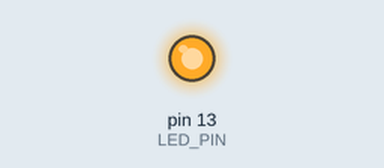
This sketch was run on a simulated Arduino Uno, built with avr-gcc and run on an emulated ATmega328P. Shown: output pins drawn as LEDs (lit = HIGH).

Above: at 0.5 s.
At 4.5 s:
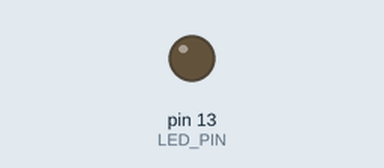
Timing chart, 0 to 7.3 s (numbered marks = the images above):
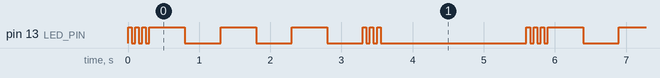

Measured:
- by itself, pin 13 (LED_PIN): repeats every 5.6 s: 2 × (LOW 0.05 s, HIGH 0.05 s), LOW 0.05 s, 3 × (HIGH 0.50 s, LOW 0.50 s), 2 × (HIGH 0.05 s, LOW 0.05 s), HIGH 0.05 s, LOW 2.1 s, HIGH 0.05 s
- by itself, everything shown: repeats every 5.6 s, in 18 steps

The sketch:

LED-MORSE-SOS.ino
```cpp
const int LED_PIN = 13;

void setup() {
  // put your setup code here, to run once:
  pinMode(LED_PIN,OUTPUT);

}

void loop() {
  // put your main code here, to run repeatedly:
 for (int i = 0; i < 3; i++) {
    digitalWrite(LED_PIN, HIGH);
    delay(50);
    digitalWrite(LED_PIN, LOW);
    delay(50);
  }

  for (int i = 0; i < 3; i++) {
    digitalWrite(LED_PIN, HIGH);
    delay(500);
    digitalWrite(LED_PIN, LOW);
    delay(500);
  }
  for (int i = 0; i < 3; i++) {
    digitalWrite(LED_PIN, HIGH);
    delay(50);
    digitalWrite(LED_PIN, LOW);
    delay(50);
  }
  delay(2000);

}
```
